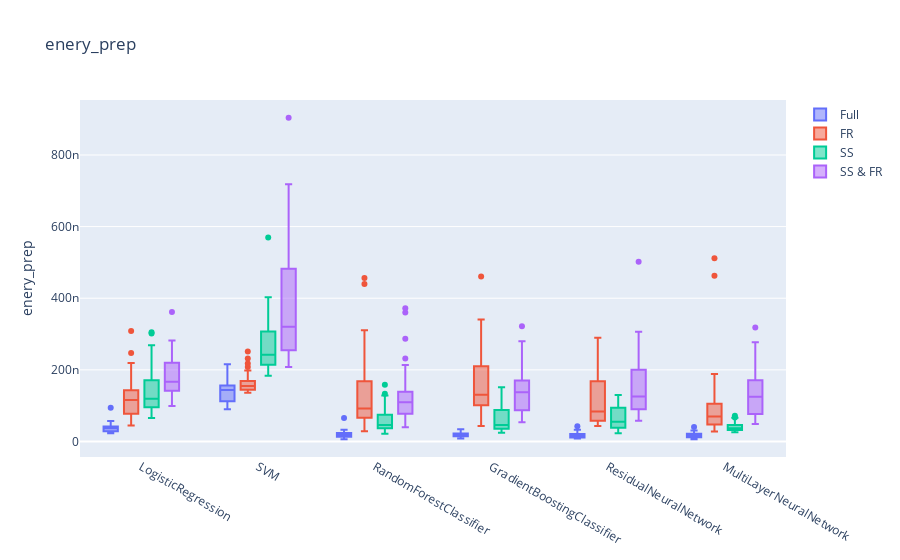

The notebook cell saved with this chart:
### Code cell
make_plots('enery_prep')
make_plots('energy_train')
make_plots('energy_pred')

### Figure 1 — Plotly figure (JSON) as saved in the notebook; plotly's stock layout.template omitted (floating-point values rounded to 4 significant figures; data arrays with more than 128 entries replaced by an {"elided": "..."} marker saying what was removed)
{"data": [{"name": "Full", "type": "box", "x": {"elided": "240 str values"}, "y": {"elided": "240 float values"}}, {"name": "FR", "type": "box", "x": {"elided": "240 str values"}, "y": {"elided": "240 float values"}}, {"name": "SS", "type": "box", "x": {"elided": "240 str values"}, "y": {"elided": "240 float values"}}, {"name": "SS & FR", "type": "box", "x": {"elided": "240 str values"}, "y": {"elided": "240 float values"}}], "layout": {"boxmode": "group", "title": {"text": "enery_prep"}, "yaxis": {"title": {"text": "enery_prep"}}}}
